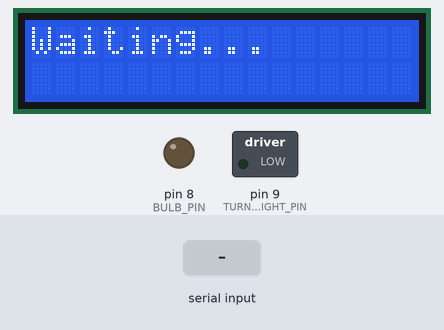
The sketch below on a simulated Arduino Uno, built with avr-gcc and run on an emulated ATmega328P. On the bench: 16×2 character LCD, switched loads named in the sketch (green lamp = pin HIGH), output pins drawn as LEDs (lit = HIGH). The test bench sets the inputs (shaded band). What the sketch prints to the serial monitor is not drawn.

Above: at 1.2 s.
1.3 s: "*" received over the second serial link
At 1.7 s:
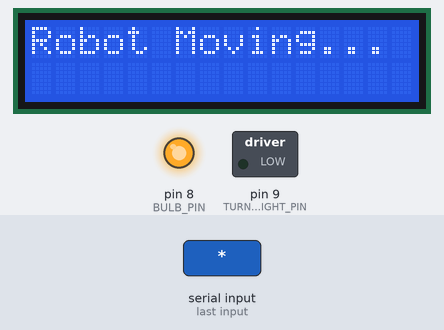
3.3 s: "#" received over the second serial link
At 3.7 s:
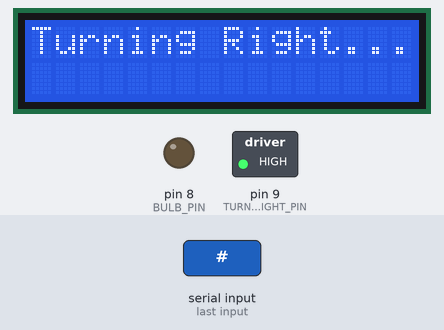
5.3 s: "1" received over the second serial link
At 6.2 s:
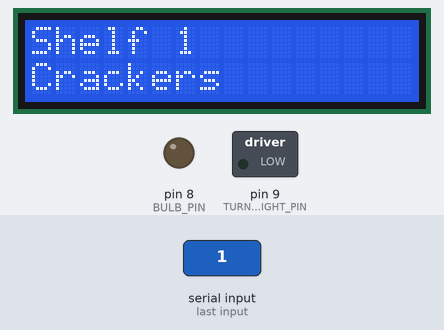
6.8 s: "2" received over the second serial link
At 7.3 s:
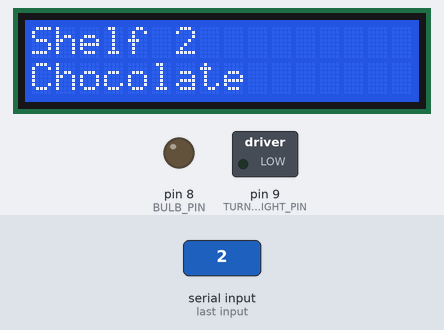
8.3 s: "3" received over the second serial link
At 9.5 s:
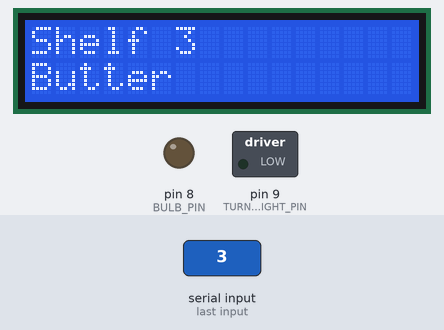
9.8 s: "4" received over the second serial link
At 10.8 s:
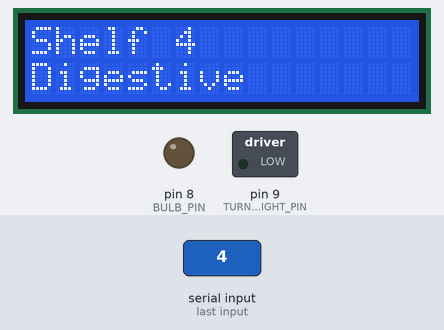
Timing chart, 0 to 12.3 s (numbered marks = the images above; inputs shaded):
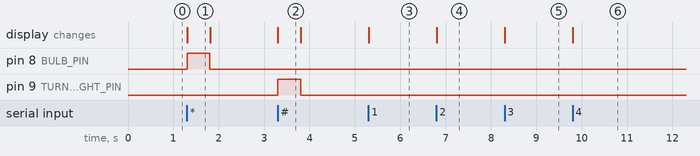

Measured:
- after the input at 1.3 s, pin 8 (BULB_PIN): LOW → HIGH at once, → LOW 0.50 s later; the display: changes at once (image 1)
- after the input at 3.3 s, pin 9 (TURN_RIGHT_PIN): LOW → HIGH at once, → LOW 0.50 s later; the display: changes at once (image 2)
- after the input at 5.3 s, the display: changes at once (image 3)
- after the input at 6.8 s, the display: changes at once (image 4)
- after the input at 8.3 s, the display: changes at once (image 5)
- after the input at 9.8 s, the display: changes at once (image 6)
- what the display in image 1 shows lasts 0.5 s, from 1.3 s to 1.8 s

The sketch:

code.ino
```cpp
#include <LiquidCrystal.h>
#include <SoftwareSerial.h>

SoftwareSerial BT(10, 11);
LiquidCrystal lcd(2, 3, 4, 5, 6, 7);

const int BULB_PIN = 8;      // Forward movement trigger pin
const int TURN_RIGHT_PIN = 9; // New pin for turning right

void setup() {
  BT.begin(9600);
  Serial.begin(9600);

  lcd.begin(16, 2);
  lcd.setCursor(0, 0);
  lcd.print("Waiting...");

  pinMode(BULB_PIN, OUTPUT);
  pinMode(TURN_RIGHT_PIN, OUTPUT);

  digitalWrite(BULB_PIN, LOW);
  digitalWrite(TURN_RIGHT_PIN, LOW);
}

void loop() {
  if (BT.available()) {
    char key = BT.read();
    Serial.print("Received: ");
    Serial.println(key);

    lcd.clear();

    if (key == '*') {
      // Forward move
      digitalWrite(BULB_PIN, HIGH);
      lcd.setCursor(0, 0);
      lcd.print("Robot Moving...");
      delay(500);
      digitalWrite(BULB_PIN, LOW);
      lcd.clear();
      lcd.setCursor(0, 0);
      lcd.print("Waiting...");
    }
    else if (key == '#') {
      // Right turn
      digitalWrite(TURN_RIGHT_PIN, HIGH);
      lcd.setCursor(0, 0);
      lcd.print("Turning Right...");
      delay(500);
      digitalWrite(TURN_RIGHT_PIN, LOW);
      lcd.clear();
      lcd.setCursor(0, 0);
      lcd.print("Waiting...");
    }
    else {
      displayBiscuitShelf(key);
    }
  }
}

void displayBiscuitShelf(char key) {
  String shelf, biscuit;

  switch (key) {
    case '1': shelf = "Shelf 1"; biscuit = "Crackers"; break;
    case '2': shelf = "Shelf 2"; biscuit = "Chocolate"; break;
    case '3': shelf = "Shelf 3"; biscuit = "Butter"; break;
    case '4': shelf = "Shelf 4"; biscuit = "Digestive"; break;
    case '5': shelf = "Shelf 5"; biscuit = "Ginger"; break;
    case '6': shelf = "Shelf 6"; biscuit = "Wafers"; break;
    case '7': shelf = "Shelf 7"; biscuit = "Coconut"; break;
    case '8': shelf = "Shelf 8"; biscuit = "Marie"; break;
    case '9': shelf = "Shelf 9"; biscuit = "Shortbread"; break;
    case '0': shelf = "Shelf 10"; biscuit = "SugarFree"; break;
    default: shelf = "Unknown"; biscuit = ""; break;
  }

  lcd.setCursor(0, 0);
  lcd.print(shelf);
  lcd.setCursor(0, 1);
  lcd.print(biscuit);
}
```
